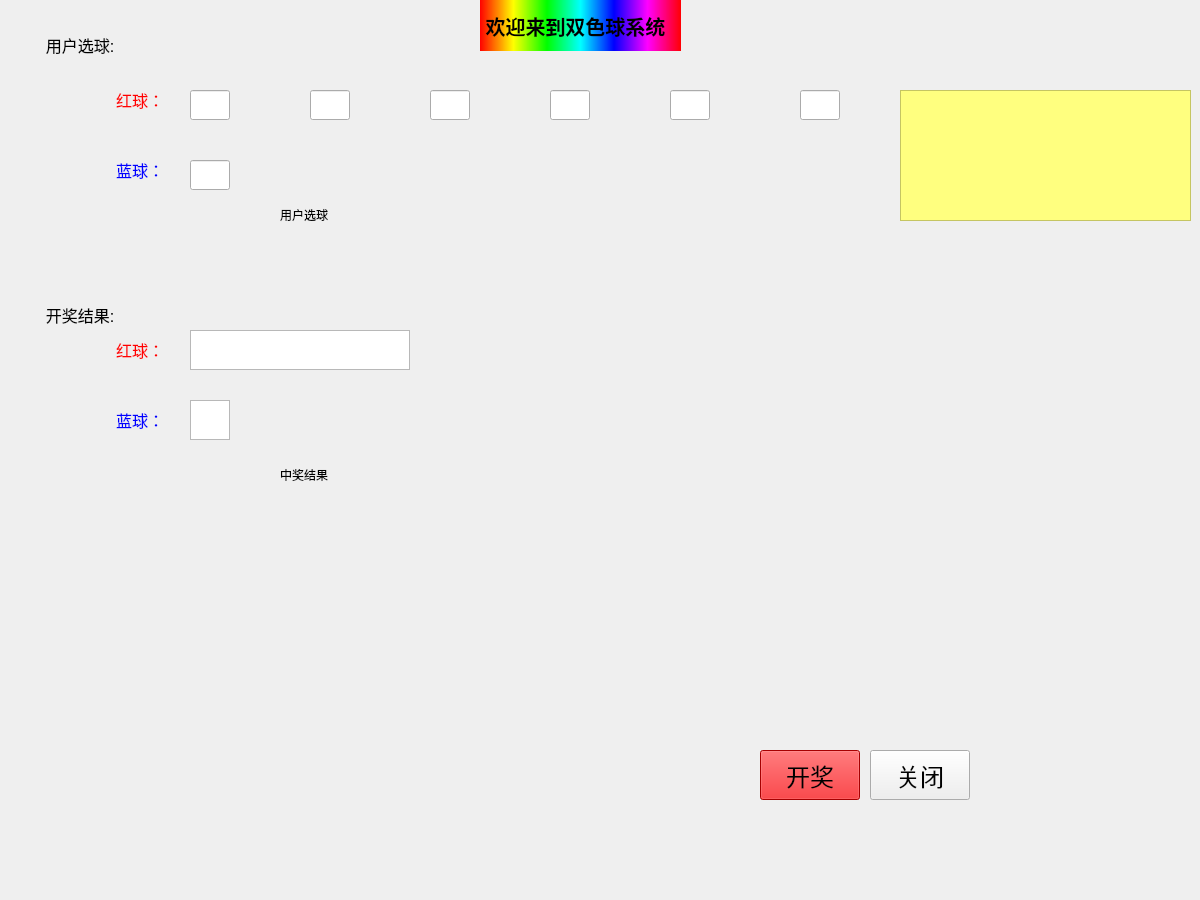
<?xml version="1.0" encoding="UTF-8"?>
<ui version="4.0">
 <class>Home</class>
 <widget class="QWidget" name="Home">
  <property name="geometry">
   <rect>
    <x>0</x>
    <y>0</y>
    <width>1200</width>
    <height>900</height>
   </rect>
  </property>
  <property name="sizePolicy">
   <sizepolicy hsizetype="Fixed" vsizetype="Fixed">
    <horstretch>0</horstretch>
    <verstretch>0</verstretch>
   </sizepolicy>
  </property>
  <property name="minimumSize">
   <size>
    <width>1200</width>
    <height>900</height>
   </size>
  </property>
  <property name="maximumSize">
   <size>
    <width>1200</width>
    <height>900</height>
   </size>
  </property>
  <property name="windowTitle">
   <string>Home</string>
  </property>
  <property name="styleSheet">
   <string notr="true"/>
  </property>
  <widget class="QLabel" name="label">
   <property name="geometry">
    <rect>
     <x>480</x>
     <y>0</y>
     <width>201</width>
     <height>51</height>
    </rect>
   </property>
   <property name="font">
    <font>
     <pointsize>15</pointsize>
     <weight>75</weight>
     <bold>true</bold>
    </font>
   </property>
   <property name="styleSheet">
    <string notr="true">background-color: qlineargradient(spread:pad, x1:0, y1:0, x2:1, y2:0, stop:0 rgba(255, 0, 0, 255), stop:0.166 rgba(255, 255, 0, 255), stop:0.333 rgba(0, 255, 0, 255), stop:0.5 rgba(0, 255, 255, 255), stop:0.666 rgba(0, 0, 255, 255), stop:0.833 rgba(255, 0, 255, 255), stop:1 rgba(255, 0, 0, 255));</string>
   </property>
   <property name="text">
    <string> 欢迎来到双色球系统</string>
   </property>
  </widget>
  <widget class="QPushButton" name="btn_prize">
   <property name="geometry">
    <rect>
     <x>760</x>
     <y>750</y>
     <width>100</width>
     <height>50</height>
    </rect>
   </property>
   <property name="font">
    <font>
     <pointsize>18</pointsize>
    </font>
   </property>
   <property name="styleSheet">
    <string notr="true">background-color: rgb(234, 0, 1);</string>
   </property>
   <property name="text">
    <string>开奖</string>
   </property>
  </widget>
  <widget class="QPushButton" name="btn_close">
   <property name="geometry">
    <rect>
     <x>870</x>
     <y>750</y>
     <width>100</width>
     <height>50</height>
    </rect>
   </property>
   <property name="font">
    <font>
     <pointsize>18</pointsize>
    </font>
   </property>
   <property name="text">
    <string>关闭</string>
   </property>
  </widget>
  <widget class="QLabel" name="label_2">
   <property name="geometry">
    <rect>
     <x>40</x>
     <y>30</y>
     <width>80</width>
     <height>30</height>
    </rect>
   </property>
   <property name="font">
    <font>
     <family>Microsoft YaHei UI</family>
     <pointsize>12</pointsize>
    </font>
   </property>
   <property name="text">
    <string>用户选球:</string>
   </property>
   <property name="alignment">
    <set>Qt::AlignCenter</set>
   </property>
  </widget>
  <widget class="QLabel" name="label_red">
   <property name="geometry">
    <rect>
     <x>110</x>
     <y>90</y>
     <width>60</width>
     <height>20</height>
    </rect>
   </property>
   <property name="font">
    <font>
     <pointsize>12</pointsize>
    </font>
   </property>
   <property name="styleSheet">
    <string notr="true">color: rgb(255, 0, 0);</string>
   </property>
   <property name="text">
    <string>红球：</string>
   </property>
   <property name="alignment">
    <set>Qt::AlignCenter</set>
   </property>
  </widget>
  <widget class="QLabel" name="label_blue">
   <property name="geometry">
    <rect>
     <x>110</x>
     <y>160</y>
     <width>60</width>
     <height>20</height>
    </rect>
   </property>
   <property name="font">
    <font>
     <pointsize>12</pointsize>
    </font>
   </property>
   <property name="styleSheet">
    <string notr="true">color: rgb(0, 0, 255);</string>
   </property>
   <property name="text">
    <string>蓝球：</string>
   </property>
   <property name="alignment">
    <set>Qt::AlignCenter</set>
   </property>
  </widget>
  <widget class="QLineEdit" name="red_1">
   <property name="geometry">
    <rect>
     <x>190</x>
     <y>90</y>
     <width>40</width>
     <height>30</height>
    </rect>
   </property>
   <property name="font">
    <font>
     <pointsize>18</pointsize>
    </font>
   </property>
   <property name="styleSheet">
    <string notr="true">color: rgb(255, 0, 0);</string>
   </property>
   <property name="alignment">
    <set>Qt::AlignCenter</set>
   </property>
  </widget>
  <widget class="QLineEdit" name="red_2">
   <property name="geometry">
    <rect>
     <x>310</x>
     <y>90</y>
     <width>40</width>
     <height>30</height>
    </rect>
   </property>
   <property name="font">
    <font>
     <pointsize>18</pointsize>
    </font>
   </property>
   <property name="styleSheet">
    <string notr="true">color: rgb(255, 0, 0);</string>
   </property>
   <property name="alignment">
    <set>Qt::AlignCenter</set>
   </property>
  </widget>
  <widget class="QLineEdit" name="red_3">
   <property name="geometry">
    <rect>
     <x>430</x>
     <y>90</y>
     <width>40</width>
     <height>30</height>
    </rect>
   </property>
   <property name="font">
    <font>
     <pointsize>18</pointsize>
    </font>
   </property>
   <property name="styleSheet">
    <string notr="true">color: rgb(255, 0, 0);</string>
   </property>
   <property name="alignment">
    <set>Qt::AlignCenter</set>
   </property>
  </widget>
  <widget class="QLineEdit" name="red_4">
   <property name="geometry">
    <rect>
     <x>550</x>
     <y>90</y>
     <width>40</width>
     <height>30</height>
    </rect>
   </property>
   <property name="font">
    <font>
     <pointsize>18</pointsize>
    </font>
   </property>
   <property name="styleSheet">
    <string notr="true">color: rgb(255, 0, 0);</string>
   </property>
   <property name="alignment">
    <set>Qt::AlignCenter</set>
   </property>
  </widget>
  <widget class="QLineEdit" name="red_5">
   <property name="geometry">
    <rect>
     <x>670</x>
     <y>90</y>
     <width>40</width>
     <height>30</height>
    </rect>
   </property>
   <property name="font">
    <font>
     <pointsize>18</pointsize>
    </font>
   </property>
   <property name="styleSheet">
    <string notr="true">color: rgb(255, 0, 0);</string>
   </property>
   <property name="alignment">
    <set>Qt::AlignCenter</set>
   </property>
  </widget>
  <widget class="QLineEdit" name="red_6">
   <property name="geometry">
    <rect>
     <x>800</x>
     <y>90</y>
     <width>40</width>
     <height>30</height>
    </rect>
   </property>
   <property name="font">
    <font>
     <pointsize>18</pointsize>
    </font>
   </property>
   <property name="styleSheet">
    <string notr="true">color: rgb(255, 0, 0);</string>
   </property>
   <property name="alignment">
    <set>Qt::AlignCenter</set>
   </property>
  </widget>
  <widget class="QLineEdit" name="blue_1">
   <property name="geometry">
    <rect>
     <x>190</x>
     <y>160</y>
     <width>40</width>
     <height>30</height>
    </rect>
   </property>
   <property name="font">
    <font>
     <pointsize>18</pointsize>
    </font>
   </property>
   <property name="styleSheet">
    <string notr="true">color: rgb(0, 0, 255);</string>
   </property>
   <property name="alignment">
    <set>Qt::AlignCenter</set>
   </property>
  </widget>
  <widget class="QLabel" name="label_3">
   <property name="geometry">
    <rect>
     <x>40</x>
     <y>300</y>
     <width>80</width>
     <height>30</height>
    </rect>
   </property>
   <property name="font">
    <font>
     <family>Microsoft YaHei UI</family>
     <pointsize>12</pointsize>
    </font>
   </property>
   <property name="text">
    <string>开奖结果:</string>
   </property>
   <property name="alignment">
    <set>Qt::AlignCenter</set>
   </property>
  </widget>
  <widget class="QTextEdit" name="red_prize">
   <property name="geometry">
    <rect>
     <x>190</x>
     <y>330</y>
     <width>220</width>
     <height>40</height>
    </rect>
   </property>
   <property name="font">
    <font>
     <pointsize>18</pointsize>
    </font>
   </property>
   <property name="styleSheet">
    <string notr="true">color: rgb(255, 0, 0);
</string>
   </property>
   <property name="sizeAdjustPolicy">
    <enum>QAbstractScrollArea::AdjustIgnored</enum>
   </property>
  </widget>
  <widget class="QLabel" name="label_red_2">
   <property name="geometry">
    <rect>
     <x>110</x>
     <y>340</y>
     <width>60</width>
     <height>20</height>
    </rect>
   </property>
   <property name="font">
    <font>
     <pointsize>12</pointsize>
    </font>
   </property>
   <property name="styleSheet">
    <string notr="true">color: rgb(255, 0, 0);</string>
   </property>
   <property name="text">
    <string>红球：</string>
   </property>
   <property name="alignment">
    <set>Qt::AlignCenter</set>
   </property>
  </widget>
  <widget class="QLabel" name="label_blue_2">
   <property name="geometry">
    <rect>
     <x>110</x>
     <y>410</y>
     <width>60</width>
     <height>20</height>
    </rect>
   </property>
   <property name="font">
    <font>
     <pointsize>12</pointsize>
    </font>
   </property>
   <property name="styleSheet">
    <string notr="true">color: rgb(0, 0, 255);</string>
   </property>
   <property name="text">
    <string>蓝球：</string>
   </property>
   <property name="alignment">
    <set>Qt::AlignCenter</set>
   </property>
  </widget>
  <widget class="QTextBrowser" name="PrizeResult">
   <property name="geometry">
    <rect>
     <x>900</x>
     <y>90</y>
     <width>291</width>
     <height>131</height>
    </rect>
   </property>
   <property name="font">
    <font>
     <pointsize>15</pointsize>
    </font>
   </property>
   <property name="cursor" stdset="0">
    <cursorShape>IBeamCursor</cursorShape>
   </property>
   <property name="styleSheet">
    <string notr="true">background-color: rgb(255, 255, 127);
color: rgb(255, 0, 0);
</string>
   </property>
  </widget>
  <widget class="QLabel" name="label_4">
   <property name="geometry">
    <rect>
     <x>10</x>
     <y>520</y>
     <width>351</width>
     <height>341</height>
    </rect>
   </property>
   <property name="text">
    <string/>
   </property>
   <property name="pixmap">
    <pixmap resource="Resource.qrc">:/img/twoball.png</pixmap>
   </property>
  </widget>
  <widget class="QLabel" name="label_user">
   <property name="geometry">
    <rect>
     <x>280</x>
     <y>140</y>
     <width>600</width>
     <height>150</height>
    </rect>
   </property>
   <property name="text">
    <string>用户选球</string>
   </property>
  </widget>
  <widget class="QTextEdit" name="blue_prize">
   <property name="geometry">
    <rect>
     <x>190</x>
     <y>400</y>
     <width>40</width>
     <height>40</height>
    </rect>
   </property>
   <property name="font">
    <font>
     <pointsize>18</pointsize>
    </font>
   </property>
   <property name="styleSheet">
    <string notr="true">color: rgb(0, 0, 255);</string>
   </property>
  </widget>
  <widget class="QLabel" name="label_prize">
   <property name="geometry">
    <rect>
     <x>280</x>
     <y>400</y>
     <width>600</width>
     <height>150</height>
    </rect>
   </property>
   <property name="text">
    <string>中奖结果</string>
   </property>
  </widget>
  <widget class="QLabel" name="label_bg">
   <property name="geometry">
    <rect>
     <x>0</x>
     <y>0</y>
     <width>1200</width>
     <height>900</height>
    </rect>
   </property>
   <property name="sizePolicy">
    <sizepolicy hsizetype="Fixed" vsizetype="Fixed">
     <horstretch>0</horstretch>
     <verstretch>0</verstretch>
    </sizepolicy>
   </property>
   <property name="text">
    <string/>
   </property>
   <property name="pixmap">
    <pixmap resource="Resource.qrc">:/img/bg.jpg</pixmap>
   </property>
  </widget>
  <zorder>label_bg</zorder>
  <zorder>label_4</zorder>
  <zorder>label</zorder>
  <zorder>btn_prize</zorder>
  <zorder>btn_close</zorder>
  <zorder>label_2</zorder>
  <zorder>label_red</zorder>
  <zorder>label_blue</zorder>
  <zorder>red_1</zorder>
  <zorder>red_2</zorder>
  <zorder>red_3</zorder>
  <zorder>red_4</zorder>
  <zorder>red_5</zorder>
  <zorder>red_6</zorder>
  <zorder>blue_1</zorder>
  <zorder>label_3</zorder>
  <zorder>red_prize</zorder>
  <zorder>label_red_2</zorder>
  <zorder>label_blue_2</zorder>
  <zorder>PrizeResult</zorder>
  <zorder>label_user</zorder>
  <zorder>blue_prize</zorder>
  <zorder>label_prize</zorder>
 </widget>
 <resources>
  <include location="Resource.qrc"/>
 </resources>
 <connections/>
</ui>
